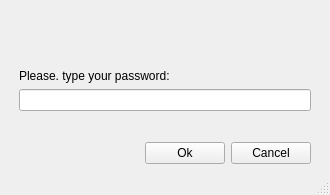
<?xml version="1.0" encoding="UTF-8"?>
<ui version="4.0">
 <class>PasswordWindow</class>
 <widget class="QMainWindow" name="PasswordWindow">
  <property name="geometry">
   <rect>
    <x>0</x>
    <y>0</y>
    <width>330</width>
    <height>195</height>
   </rect>
  </property>
  <property name="windowTitle">
   <string>ButterManager</string>
  </property>
  <widget class="QWidget" name="centralwidget">
   <layout class="QVBoxLayout" name="verticalLayout_3">
    <item>
     <spacer name="verticalSpacer_3">
      <property name="orientation">
       <enum>Qt::Vertical</enum>
      </property>
      <property name="sizeHint" stdset="0">
       <size>
        <width>20</width>
        <height>40</height>
       </size>
      </property>
     </spacer>
    </item>
    <item>
     <layout class="QVBoxLayout" name="verticalLayout_2">
      <property name="leftMargin">
       <number>10</number>
      </property>
      <property name="rightMargin">
       <number>10</number>
      </property>
      <item>
       <layout class="QHBoxLayout" name="horizontalLayout">
        <item>
         <spacer name="horizontalSpacer">
          <property name="orientation">
           <enum>Qt::Horizontal</enum>
          </property>
          <property name="sizeHint" stdset="0">
           <size>
            <width>40</width>
            <height>20</height>
           </size>
          </property>
         </spacer>
        </item>
        <item>
         <widget class="QPushButton" name="button_lock">
          <property name="font">
           <font>
            <kerning>false</kerning>
           </font>
          </property>
          <property name="cursor">
           <cursorShape>ArrowCursor</cursorShape>
          </property>
          <property name="toolTip">
           <string/>
          </property>
          <property name="autoFillBackground">
           <bool>false</bool>
          </property>
          <property name="text">
           <string/>
          </property>
          <property name="flat">
           <bool>true</bool>
          </property>
         </widget>
        </item>
        <item>
         <spacer name="horizontalSpacer_2">
          <property name="orientation">
           <enum>Qt::Horizontal</enum>
          </property>
          <property name="sizeHint" stdset="0">
           <size>
            <width>40</width>
            <height>20</height>
           </size>
          </property>
         </spacer>
        </item>
       </layout>
      </item>
      <item>
       <spacer name="verticalSpacer_2">
        <property name="orientation">
         <enum>Qt::Vertical</enum>
        </property>
        <property name="sizeHint" stdset="0">
         <size>
          <width>20</width>
          <height>40</height>
         </size>
        </property>
       </spacer>
      </item>
      <item>
       <widget class="QLabel" name="label_password">
        <property name="text">
         <string>Please. type your password:</string>
        </property>
       </widget>
      </item>
      <item>
       <widget class="QLineEdit" name="input_password">
        <property name="echoMode">
         <enum>QLineEdit::Password</enum>
        </property>
       </widget>
      </item>
      <item>
       <spacer name="verticalSpacer">
        <property name="orientation">
         <enum>Qt::Vertical</enum>
        </property>
        <property name="sizeHint" stdset="0">
         <size>
          <width>20</width>
          <height>40</height>
         </size>
        </property>
       </spacer>
      </item>
     </layout>
    </item>
    <item>
     <layout class="QHBoxLayout" name="horizontalLayout_2">
      <property name="leftMargin">
       <number>10</number>
      </property>
      <property name="rightMargin">
       <number>10</number>
      </property>
      <item>
       <spacer name="horizontalSpacer_3">
        <property name="orientation">
         <enum>Qt::Horizontal</enum>
        </property>
        <property name="sizeHint" stdset="0">
         <size>
          <width>40</width>
          <height>20</height>
         </size>
        </property>
       </spacer>
      </item>
      <item>
       <widget class="QPushButton" name="button_ok">
        <property name="text">
         <string>Ok</string>
        </property>
       </widget>
      </item>
      <item>
       <widget class="QPushButton" name="button_cancel">
        <property name="text">
         <string>Cancel</string>
        </property>
       </widget>
      </item>
     </layout>
    </item>
   </layout>
  </widget>
  <widget class="QStatusBar" name="statusbar"/>
 </widget>
 <resources/>
 <connections/>
</ui>
